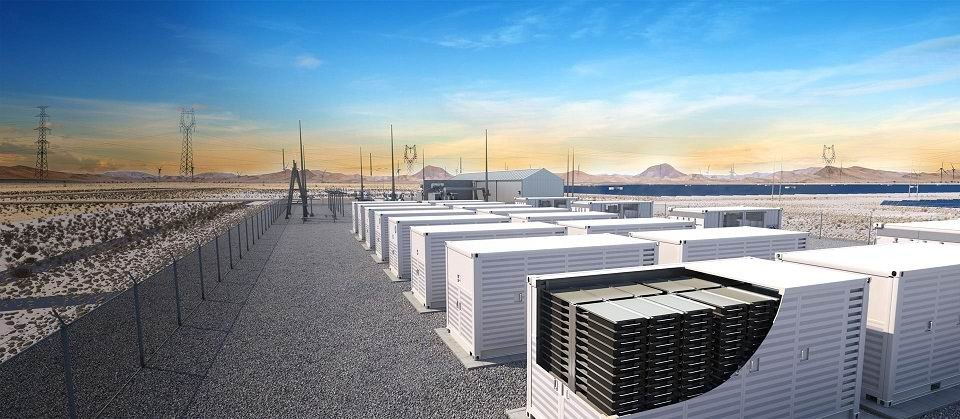
#> input picture downloads/supplier_images/易事特集团股份有限公司/products/012-optimized.jpg, 960 x 419 px
$ python optimize_home_hero.py
#> lines starting #> are read from the running program, lines starting #| are printed output that depends on the picture
# -*- coding: utf-8 -*-
"""Create a premium home-hero scene from the containerized ESS render."""

from __future__ import annotations

from pathlib import Path

from PIL import Image, ImageDraw, ImageEnhance, ImageFilter

ROOT = Path(__file__).resolve().parents[2]
PRODUCTS_DIR = ROOT / "downloads/supplier_images/易事特集团股份有限公司/products"
SOURCE = PRODUCTS_DIR / "012-optimized.jpg"
OUTPUT = PRODUCTS_DIR / "012-hero-optimized.jpg"
HERO_SIZE = (1600, 1200)


def crop_hero_frame(image: Image.Image) -> Image.Image:
    width, height = image.size
    target_width = int(height * 4 / 3)
    left = max(0, min(int(width * 0.34), width - target_width))
    return image.crop((left, 0, left + target_width, height))


def apply_vignette(image: Image.Image, strength: float = 0.14) -> Image.Image:
    width, height = image.size
    mask = Image.new("L", (width, height), 0)
    draw = ImageDraw.Draw(mask)
    draw.ellipse((-width * 0.06, -height * 0.08, width * 1.06, height * 1.08), fill=int(255 * (1 - strength)))
    mask = mask.filter(ImageFilter.GaussianBlur(max(width, height) // 10))
    dark = Image.new("RGB", (width, height), (15, 27, 45))
    return Image.composite(image, dark, mask)


def optimize_home_hero(source: Path = SOURCE, output: Path = OUTPUT) -> Path:
    image = Image.open(source).convert("RGB")
#> image is the input picture: PIL image 960x419 RGB; mean R, G, B 126.9, 143.5, 156.5
    image = crop_hero_frame(image)
#> in crop_hero_frame, `return image.crop((left, 0, left + target_width, height))`:
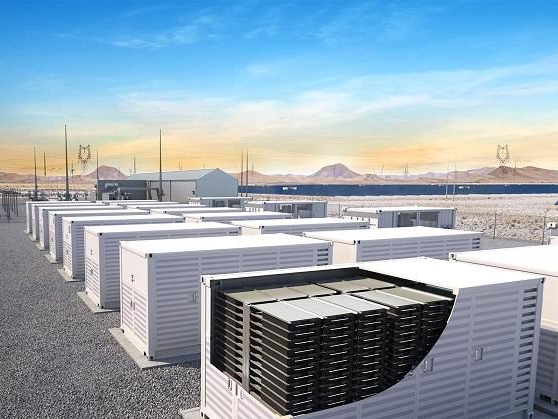
#> returned value: PIL image 558x419 RGB; mean R, G, B 146.2, 164.7, 177.8
    image = image.resize(HERO_SIZE, Image.Resampling.LANCZOS)
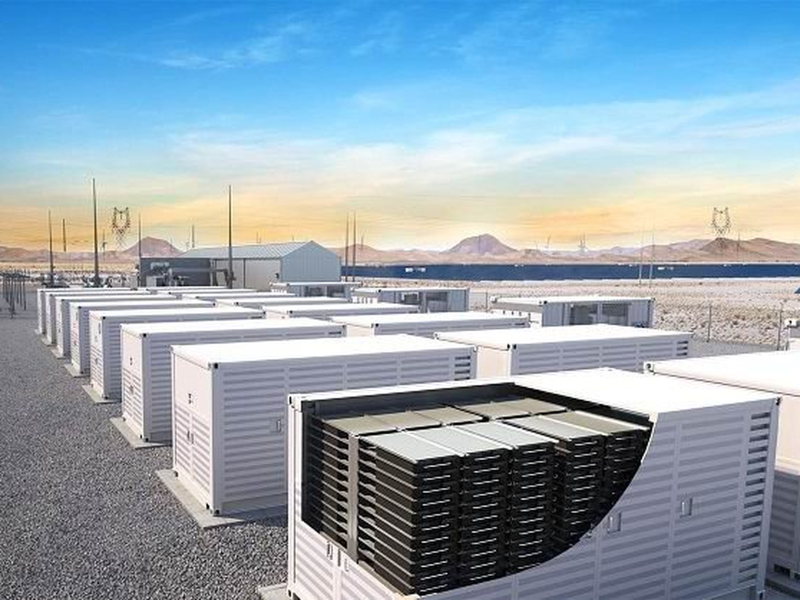
#> image: PIL image 1600x1200 RGB (shown at 1/2 size); mean R, G, B 146.2, 164.7, 177.8
    image = ImageEnhance.Contrast(image).enhance(1.08)
    image = ImageEnhance.Color(image).enhance(1.1)
    image = ImageEnhance.Sharpness(image).enhance(1.15)
    image = apply_vignette(image)
#> in apply_vignette, `mask = Image.new("L", (width, height), 0)`: mask: PIL image 1600x1200 L; every value is 0
#> in apply_vignette, `mask = mask.filter(ImageFilter.GaussianBlur(max(width, height) // 10))`:
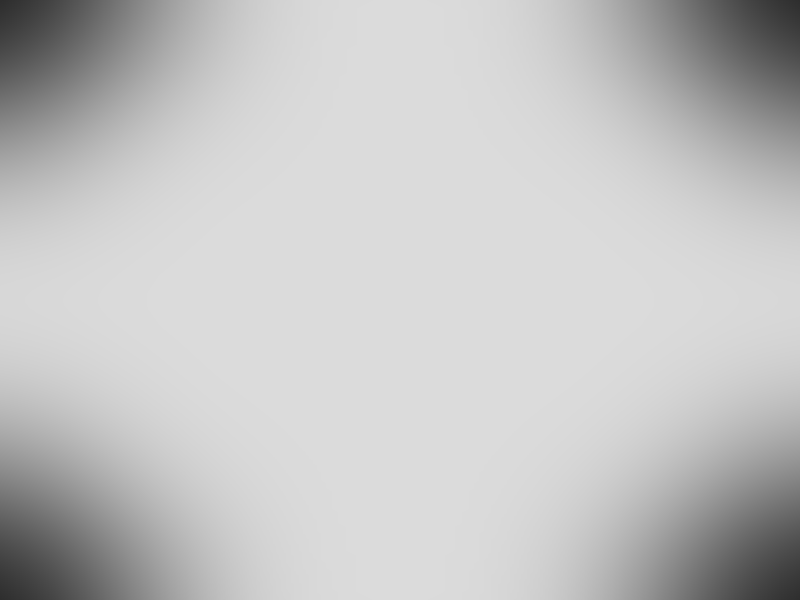
#> mask: PIL image 1600x1200 L (shown at 1/2 size); min 45, max 219, mean 195.7
#> in apply_vignette, `dark = Image.new("RGB", (width, height), (15, 27, 45))`:
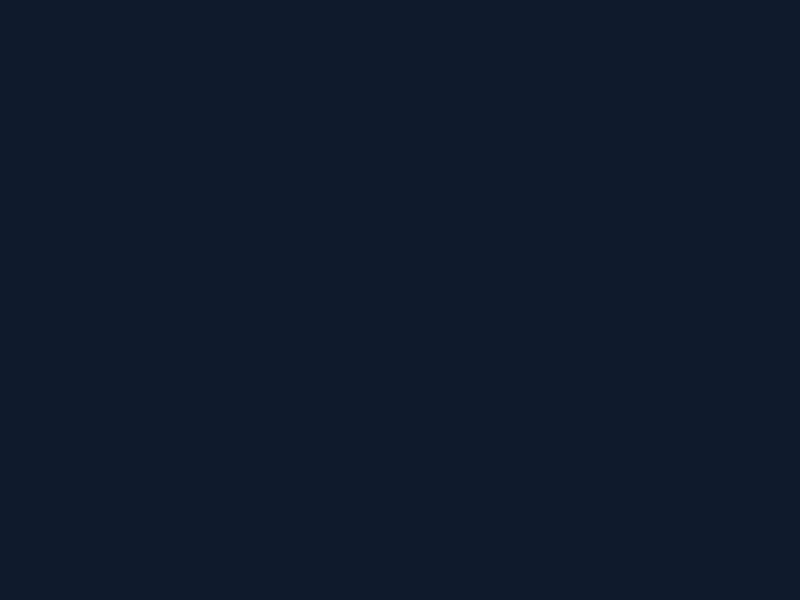
#> dark: PIL image 1600x1200 RGB (shown at 1/2 size); mean R, G, B 15, 27, 45
#> in apply_vignette, `return Image.composite(image, dark, mask)`:
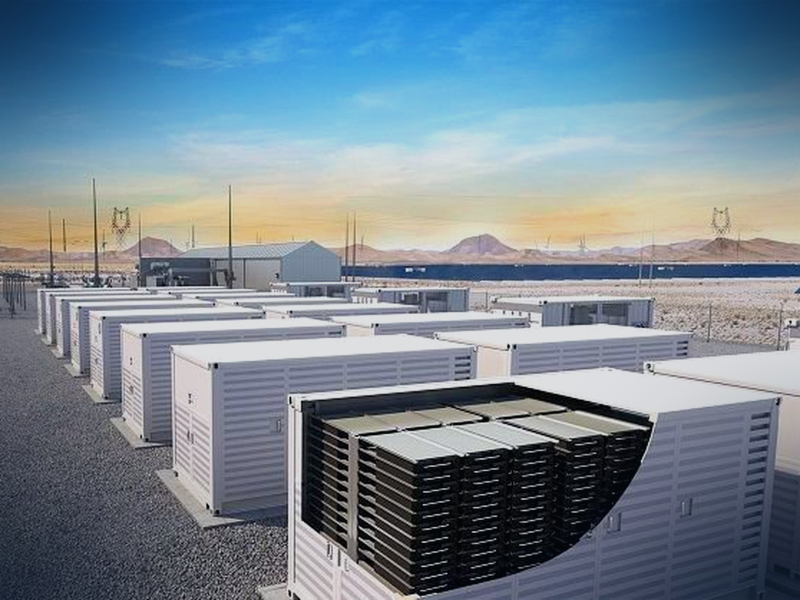
#> returned value: PIL image 1600x1200 RGB (shown at 1/2 size); mean R, G, B 116.4, 134, 147.3
    image.save(output, format="JPEG", quality=90, optimize=True)
    return output


if __name__ == "__main__":
    path = optimize_home_hero()
    print(f"saved {path} ({path.stat().st_size} bytes)")

$ run again, with downloads/supplier_images/易事特集团股份有限公司/products/002-optimized.jpg copied over downloads/supplier_images/易事特集团股份有限公司/products/012-optimized.jpg
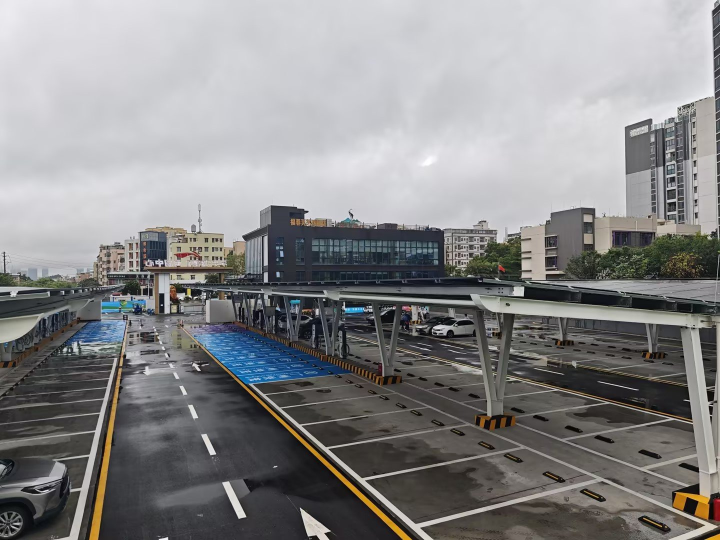
#> input picture downloads/supplier_images/易事特集团股份有限公司/products/002-optimized.jpg, 1440 x 1080 px (shown at 1/2 size)
#> in optimize_home_hero, image is the input picture: PIL image 1440x1080 RGB; mean R, G, B 136.6, 136.3, 137.2
#> in apply_vignette, `return Image.composite(image, dark, mask)`:
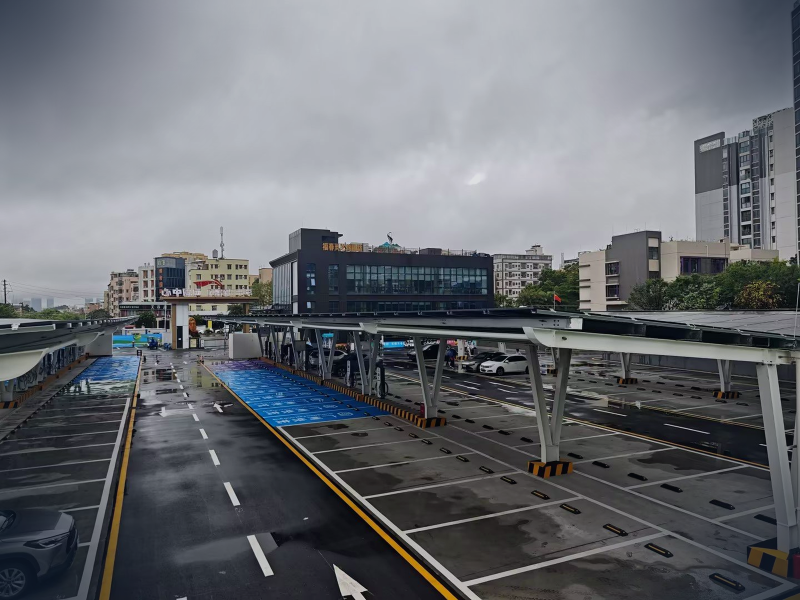
#> returned value: PIL image 1600x1200 RGB (shown at 1/2 size); mean R, G, B 106.1, 109.1, 114.2
